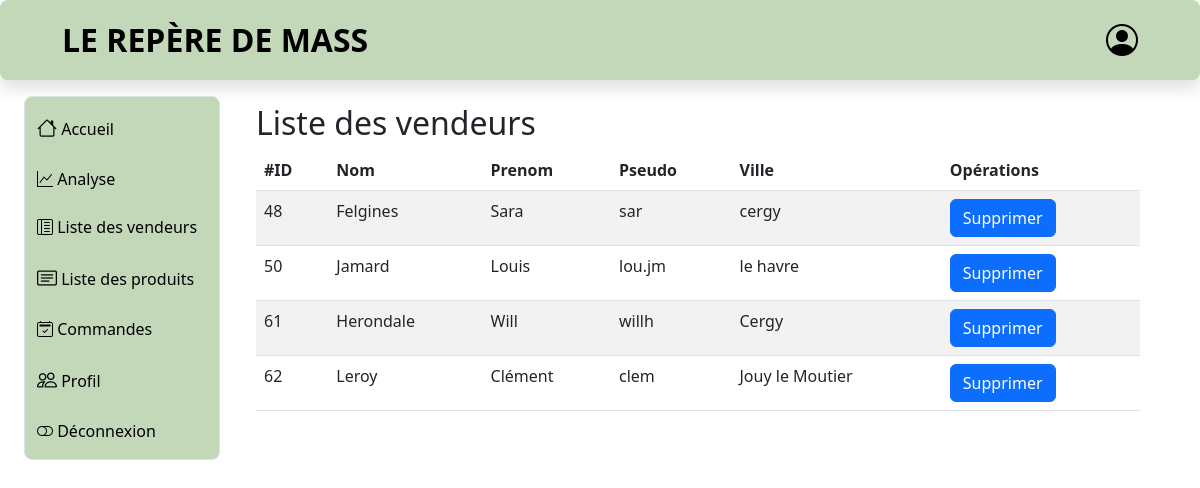
Screenshot of /profil/admin/vendeur.php (signed in) with the database file from the repository.
### tables this page shows
CREATE TABLE `utilisateurs` (
  `id` int NOT NULL,
  `nom` varchar(100) NOT NULL,
  `prenom` varchar(100) NOT NULL,
  `pseudo` varchar(100) NOT NULL,
  `ville` varchar(100) NOT NULL,
  `email` varchar(100) NOT NULL,
  `password` text NOT NULL,
  `abonnement` tinyint(1) NOT NULL DEFAULT '0',
  `statut` varchar(40) NOT NULL DEFAULT 'client',
  `token` text NOT NULL,
  `date_inscription` datetime NOT NULL DEFAULT CURRENT_TIMESTAMP
);

### profil/admin/vendeur.php (the view, shortened to what this page needs)
<!DOCTYPE html>
<html lang="fr">
<head>
    <link href="../css/bootstrap.css" rel="stylesheet">
    <link href="../css/bootstrap-icons.css" rel="stylesheet">
    <link href="../css/sidenav.css" rel="stylesheet">
    <link href="../css/header2.css" rel="stylesheet">
    <link href="../css/index.css" rel="stylesheet">
    <link href="../css/profilpage.css" rel="stylesheet">
</head>
<body>
    <header class="shadow rounded-3 bg-light" id="header-box">
        <div class="container-fluid col-11" id="header-container">
            <div class=" d-flex align-items-center justify-content-between">
                <div class="py-3 col-sm-auto justify-content-center">
                    <div id="title">LE REPÈRE DE MASS</div>
                </div>
                <div class="text-end">
                    <a href="main_ad.php" class="d-block link-dark text-decoration-none">
                        <i id="log-logo" class="bi bi-person-circle"></i>
                    </a>
                </div>
            </div>
        </div>
    </header>
    <div class="mt-3 container-fluid pb-3 flex-grow-1 d-flex flex-column flex-sm-row overflow-auto">
        <div class="row flex-grow-sm-1 flex-grow-0 container-fluid">
            <?php include 'barre_navigation_ad.php'; ?>
            <main class="col overflow-auto h-100 w-100">
                <div class="container py-2">
                    <h2>Liste des vendeurs</h2>
                    <table class="table table-striped table-hover">
                        <thead>
                            <tr>
                                <th>#ID</th>
                                <th>Nom</th>
                                <th>Prenom</th>
                                <th>Pseudo</th>
                                <th>Ville</th>
                                <th>Opérations</th>
                            </tr>
                        </thead>
                        <?php
                            require_once '../../include/config.php';
                            $req = $bdd->query("SELECT * FROM utilisateurs");
                            if ($req->rowCount() > 0) {
                                while($utilisateurs = $req->fetch()) {
                                    if($utilisateurs["statut"] == "vendeur"){
                                        echo "<tr>
                                                <td>".$utilisateurs["id"]."</td>
                                                <td>".$utilisateurs["nom"]."</td>
                                                <td>".$utilisateurs["prenom"]."</td>
                                                <td>".$utilisateurs["pseudo"]."</td>
                                                <td>".$utilisateurs["ville"]."</td>
                                                <td>
                                                    <a  class='btn btn-primary' href='supp_vendeur.php?id=".$utilisateurs["id"]."' onclick=\"return confirm('Êtes-vous sûr de vouloir supprimer ce vendeur?');\">Supprimer</a>
                                                </td>
                                            </tr>";
                                    }
                                }
                            }
                        ?>
                    </table>
                </div>
            </main>
        </div>
    </div>
</body>
</html>

### profil/css/sidenav.css (style rules this page uses)
i,a { color: black; }

### profil/css/header2.css (style rules this page uses)
* { font-family: system-ui, -apple-system, BlinkMacSystemFont, 'Segoe UI', Roboto, Oxygen, Ubuntu, Cantarell, 'Open Sans', 'Helvetica Neue', sans-serif; }
#title { color: black; font-size:xx-large; font-weight: 700; }

### profil/css/index.css (style rules this page uses)
[class*='container'] { background-clip: content-box; }
.row [class*='col'] { background-clip: content-box; }
#log-logo { font-size: xx-large; }

### rows the page displays
utilisateurs: id "48", nom "Felgines", prenom "Sara", pseudo "sar", ville "cergy"
utilisateurs: id "50", nom "Jamard", prenom "Louis", pseudo "lou.jm", ville "le havre"
utilisateurs: id "61", nom "Herondale", prenom "Will", pseudo "willh", ville "Cergy"
utilisateurs: id "62", nom "Leroy", prenom "Clément", pseudo "clem", ville "Jouy le Moutier"
